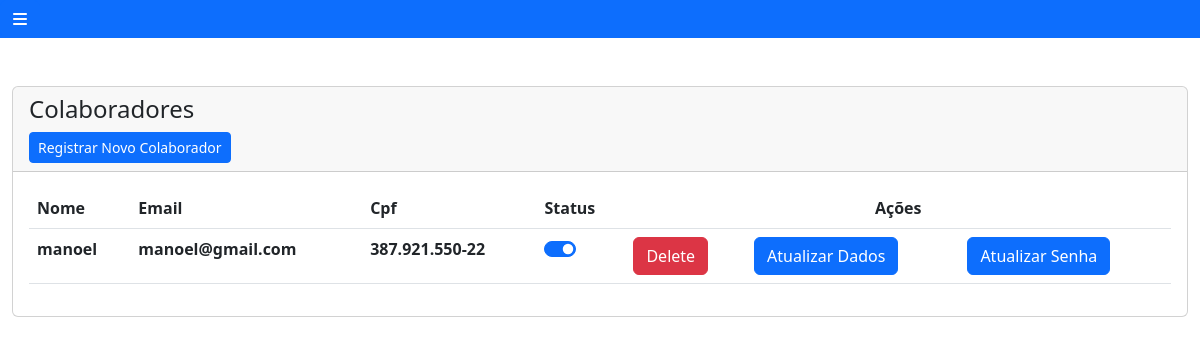
Page /collaborator/main_menu_collaborator (signed in) on the earlier database version.
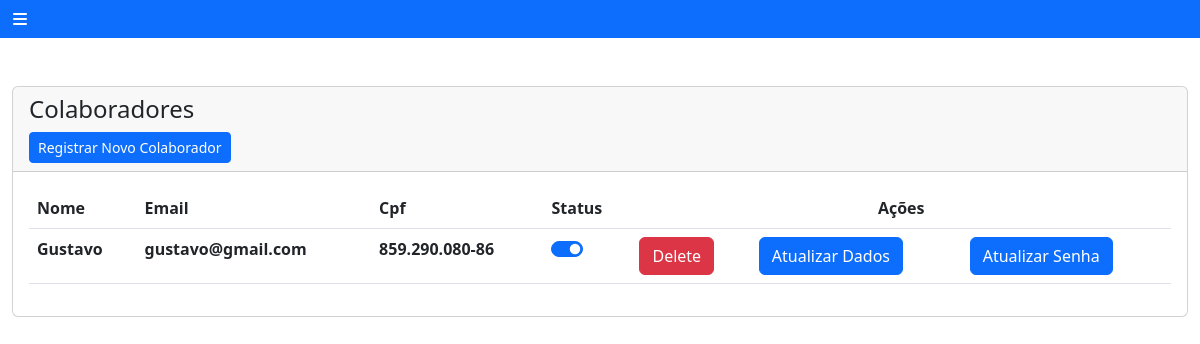
Same page on the later database version.
### apps/Collaborator/models.py (models this page shows, shortened)
class Collaborator(models.Model):
    user = models.OneToOneField(User,on_delete=models.CASCADE)
    name = models.CharField(max_length=20,default="Nome Teste")
    cpf = models.CharField(unique=True, max_length=14,default="999.999.999-99")
    active = models.BooleanField(default=True)

### apps/User/models.py (models this page shows, shortened)
class User(AbstractUser):
     email = models.EmailField(unique=True)
     username = models.CharField(unique=True, max_length=30)

### apps/Collaborator/views.py (the view)
# urls.py: path("main_menu_collaborator",views.main_menu_collaborator,name="main_menu_collaborator"),
@user_passes_test(lambda user: user.is_superuser or user.is_staff,login_url='user:page_not_found')
@login_required(login_url="login_system")
def main_menu_collaborator(request):
     return render(request,'collaborator/main_menu_collaborator.html',{'collaborators':Collaborator.objects.all()})

### templates/collaborator/main_menu_collaborator.html (shortened to what this page needs)
{% extends 'base.html' %}
{% block content %}
<div class="card">
  <div class="card-header">
    <h4 class="card-title">Colaboradores</h4>
    <td class="px-1"><a href="{% url 'collaborator:save_collaborator' %}" class="btn btn-primary btn-sm">Registrar Novo Colaborador</a></td>
  </div>
  <div class="card-body">
    <div class="table-responsive">
      <table class="table" id="">
        <thead class="text-primary">
          <tr>
            <th>Nome</th>
            <th>Email</th>
            <th>Cpf</th>
            <th>Status</th>
            <th colspan="3" style="text-align: center;">Ações</th>
          </tr>
        </thead>
        <tbody>
          {% for collaborator in collaborators %}
          <tr>
            <th>{{ collaborator.name }}</th>
            <th>{{ collaborator.user.email }}</th>
            <th id="id_cpf">{{ collaborator.cpf }}</th>
            <th>
              <div class="form-check form-switch">
                <input class="form-check-input" {% if collaborator.active %}checked{% endif %} type="checkbox"
                 role="switch" id="flexSwitchCheckDefault">
              </div>
            </th>
            <th><a type="submit" class="btn btn-danger" onclick="return confirm('Tem certeza que deseja deletar o Colaborador {{ collaborator.name }}')"
                href="{% url 'collaborator:erase_collaborator' collaborator.id %}">Delete</a></th>
            <th><a type="submit" class="btn btn-primary" href="{% url 'collaborator:update_collaborator' collaborator.id %}">Atualizar Dados</a></th>
            <th><a type="submit" class="btn btn-primary" href="{% url 'collaborator:update_collaborator_password' collaborator.id %}">Atualizar Senha</a></th>
          </tr>
          {% endfor %}
        </tbody>
      </table>
    </div>
  </div>
</div>
{% endblock content %}

### templates/base.html (shortened to what this page needs)
<!DOCTYPE html>
<html lang="en">
  <head>
      {% load static %}
    <link href="https://cdn.jsdelivr.net/npm/bootstrap@5.3.0/dist/css/bootstrap.min.css" rel="stylesheet">
    <link rel="stylesheet" href="{% static 'css/shake.css'%}">
    <link rel="stylesheet" href="{% static 'css/validations_colors.css'%}">
  </head>
  <body onload="remove_messages()">
    <div class="d-flex flex-column ">
      <div class="bg-primary vw-100">
        <div>
          {% include 'side-bar.html' %}
        </div>
      </div>
    <div class="container-fluid vw-100 vh-100 mt-5" >
      {% block content %}{% endblock content %}
    </div>
    </div>
  </body>
</html>

### templates/side-bar.html (shortened to what this page needs)
{% if user.is_authenticated %}
<button class="btn btn-primary" type="button" data-bs-toggle="offcanvas" data-bs-target="#offcanvasExample" aria-controls="offcanvasExample">
  <i class="fa-solid fa-bars"></i>
</button>
{% endif %}

Differences in the rows shown:
removed Collaborator: name "manoel", user.email "manoel@gmail.com", cpf "387.921.550-22", active "☑"
added Collaborator: name "Gustavo", user.email "gustavo@gmail.com", cpf "859.290.080-86", active "☑"
